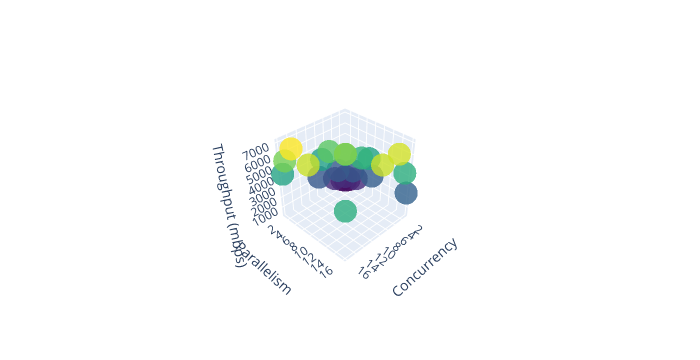

Notebook code for this chart:
### Code cell
# 3D Plot for Throughput
fig_throughput = go.Figure(data=[go.Scatter3d(
    x=df['concurrency'],
    y=df['parallelism'],
    z=df['throughput'],
    mode='markers',
    marker=dict(size=8, color=df['throughput'], colorscale='Viridis', opacity=0.8)
)])

fig_throughput.update_layout(scene=dict(
                    xaxis_title='Concurrency',
                    yaxis_title='Parallelism',
                    zaxis_title='Throughput (mbps)'),
                    width=700,
                    margin=dict(r=20, b=10, l=10, t=10)
                  )
fig_throughput.show()

### Figure 1 — Plotly figure (JSON) as saved in the notebook; plotly's stock layout.template omitted (floating-point values rounded to 4 significant figures)
{"data": [{"marker": {"color": [303.7, 598.0, 1160.0, 2323.0, 2459.0, 597.7, 1173.0, 2209.0, 4266.0, 4587.0, 1166.0, 2252.0, 4267.0, 4729.0, 6666.0, 2209.0, 4187.0, 5333.0, 5874.0, 6577.0, 4267.0, 5689.0, 7111.0, 6577.0, 4578.0], "colorscale": [[0, "#440154"], [0.1111, "#482878"], [0.2222, "#3e4989"], [0.3333, "#31688e"], [0.4444, "#26828e"], [0.5556, "#1f9e89"], [0.6667, "#35b779"], [0.7778, "#6ece58"], [0.8889, "#b5de2b"], [1, "#fde725"]], "opacity": 0.8, "size": 8}, "mode": "markers", "type": "scatter3d", "x": [1, 1, 1, 1, 1, 2, 2, 2, 2, 2, 4, 4, 4, 4, 4, 8, 8, 8, 8, 8, 16, 16, 16, 16, 16], "y": [1, 2, 4, 8, 16, 1, 2, 4, 8, 16, 1, 2, 4, 8, 16, 1, 2, 4, 8, 16, 1, 2, 4, 8, 16], "z": [303.7, 598.0, 1160.0, 2323.0, 2459.0, 597.7, 1173.0, 2209.0, 4266.0, 4587.0, 1166.0, 2252.0, 4267.0, 4729.0, 6666.0, 2209.0, 4187.0, 5333.0, 5874.0, 6577.0, 4267.0, 5689.0, 7111.0, 6577.0, 4578.0]}], "layout": {"height": 360, "margin": {"b": 10, "l": 10, "r": 20, "t": 10}, "scene": {"aspectmode": "auto", "aspectratio": {"x": 1, "y": 1, "z": 1}, "camera": {"center": {"x": 0, "y": 0, "z": 0}, "eye": {"x": 2.539, "y": 2.539, "z": 2.539}, "projection": {"type": "perspective"}, "up": {"x": 0, "y": 0, "z": 1}}, "xaxis": {"title": {"text": "Concurrency"}, "type": "linear"}, "yaxis": {"title": {"text": "Parallelism"}, "type": "linear"}, "zaxis": {"title": {"text": "Throughput (mbps)"}, "type": "linear"}}, "width": 700}}
